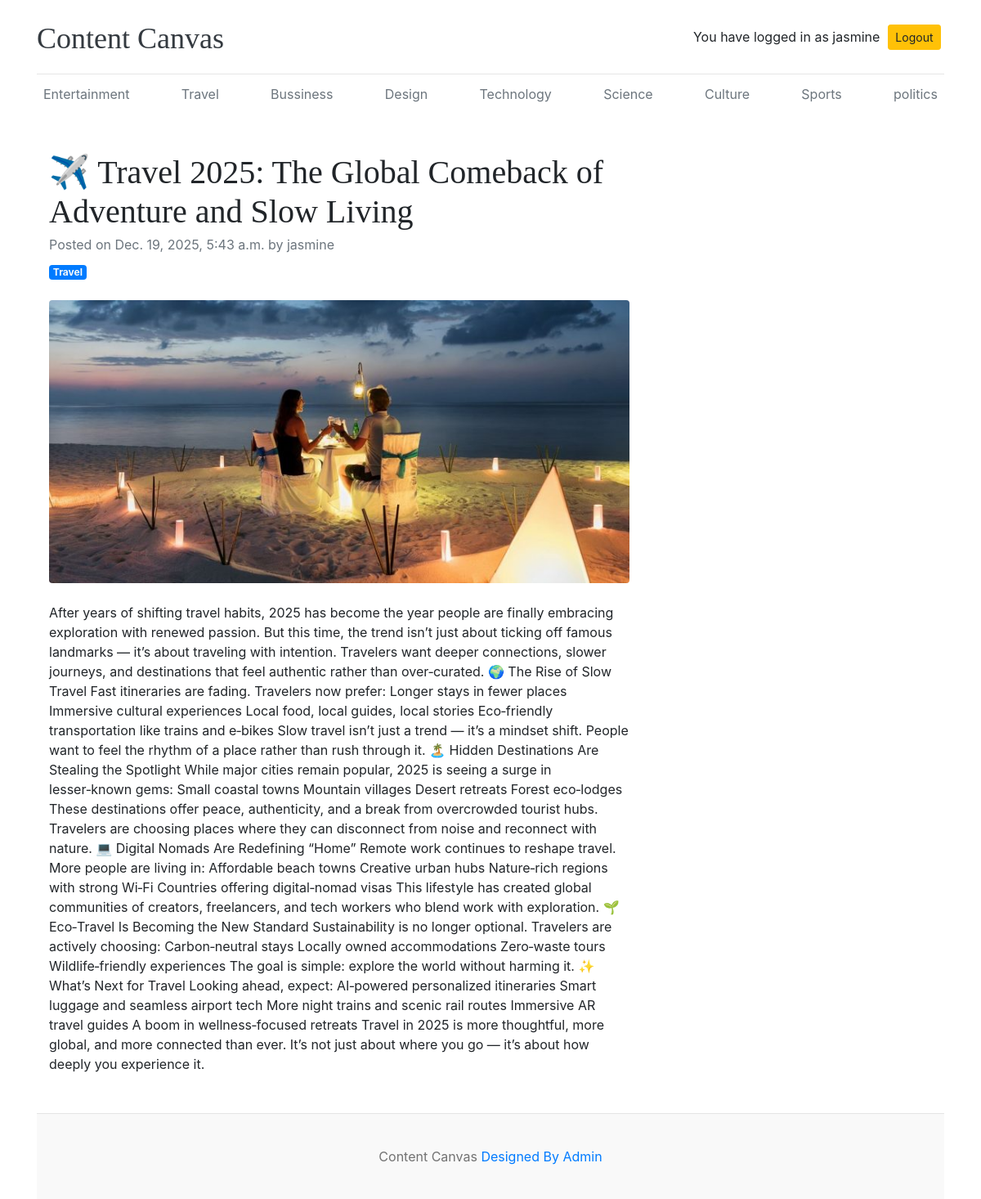
The app's page /articles/travel/ (signed in) with its own data.
### base/models.py (models this page shows)
class category(models.Model):
    category_name=models.CharField(max_length=100)
    created_at=models.DateTimeField(auto_now_add=True)
    updated_at=models.DateTimeField(auto_now=True)
    def __str__(self):
        return self.category_name

class Article(models.Model):
    title=models.CharField(max_length=1000)
    slug=models.SlugField(max_length=1000)
    short_description=models.TextField(max_length=10000)
    detail_description=models.TextField(max_length=10000)
    author=models.ForeignKey(to=User,on_delete=models.CASCADE)
    category=models.ForeignKey(to=category,on_delete=models.CASCADE)
    created_at=models.DateTimeField(auto_now_add=True)
    updated_at=models.DateTimeField(auto_now=True)
    image=models.ImageField(upload_to='contentcanvas/media')
    status=models.CharField(choices=status_choice)
    is_trending=models.BooleanField(default=False)

### base/views.py (the view)
# urls.py: path('articles/<slug>/',views.single_article,name='single_article'),
@login_required(login_url='login')
def single_article(request,slug):
    context={
        'article':Article.objects.get(slug=slug)
    }
    return render(request,'single_article.html',context)

### base/context_processors.py (called while the page is built)
def extract_category(request):
    return {'categories':category.objects.all()}

### templates/single_article.html
{% extends "home.html" %}
{% block content %}
<div class="container mt-5">
            <div class="row">
                <div class="col-lg-8">
                    <article>
                        <header class="mb-4">
                            <h1 class="fw-bolder mb-1">{{article.title}}</h1>
                            <div class="text-muted fst-italic mb-2">Posted on {{article.updated_at}} by {{article.author}}</div>
                            <a class="badge bg-primary text-decoration-none text-light" href="#!">{{article.category}}</a>
                        </header>
                        <figure class="mb-4"><img class="img-fluid rounded"
                                src="{{article.image.url}}" alt="..." /></figure>
                        <section class="mb-5">
                            <p class="fs-5 mb-4">{{article.detail_description}}</p>
                        </section>
                    </article>
                </div>
            </div>
        </div>
{% endblock content %}

### templates/Home.html (shortened to what this page needs)
{% load static %}
<!DOCTYPE html>
<html lang="en">
<head>
    <link href="https://getbootstrap.com/docs/4.0/dist/css/bootstrap.min.css" rel="stylesheet">
    <link href="{% static 'home.css' %}" rel="stylesheet">
  </head>
<body>
    <div class="container">
      <header class="blog-header py-3">
        <div class="row flex-nowrap justify-content-between align-items-center">
          <div class="col-8 pt-1">
            <a class="blog-header-logo text-dark" href="/">Content Canvas</a>
          </div>
          <div class="col-4 d-flex justify-content-end align-items-center">
            {% if user.is_authenticated  %}
            <p style="margin: 10px;">You have logged in as {{user}}</p>
             <a class="btn btn-sm btn-warning" href="{% url "logout" %}">Logout</a> &nbsp;
            {% else %}
            <a class="btn btn-sm btn-warning" href="{% url "login" %}">Login</a> &nbsp;
            <a class="btn btn-sm btn-outline-secondary" href="{% url "register page" %}">Register</a>
            {% endif %}
          </div>
        </div>
      </header>
      <div class="nav-scroller py-1 mb-2">
        <nav class="nav d-flex justify-content-between">
          {% for i in categories %}
           <a class="p-2 text-muted" href="{% url "category" i %}">{{i}}</a>
          {% endfor %}
        </nav>
      </div>
{% block content %}{% endblock content %}
<footer class="blog-footer">
  <p>Content Canvas  <a href="#">Designed By Admin</a></p>
</footer>
</body>
</html>

### static files/home.css (style rules this page uses)
.blog-header { border-bottom: 1px solid #e5e5e5; }
.blog-header-logo { font-family: "Playfair Display", Georgia, "Times New Roman", serif; font-size: 2.25rem; }
h1, h2, h3, h4, h5, h6 { font-family: "Playfair Display", Georgia, "Times New Roman", serif; }
.blog-footer { padding: 2.5rem 0; color: #727272; text-align: center; background-color: #f9f9f9; border-top: .05rem solid #e5e5e5; }
.blog-footer p:last-child { margin-bottom: 0; }

### records on screen
category: category_name "Entertainment"
category: category_name "Travel"
category: category_name "Bussiness"
category: category_name "Design"
category: category_name "Technology"
category: category_name "Science"
category: category_name "Culture"
category: category_name "Sports"
category: category_name "politics"
Article: title "✈️ Travel 2025: The Global Comeback of Adventure and Slow Living", updated_at "Dec. 19, 2025, 5:43 a.m.", author "jasmine", category "Travel", image (picture), detail_description "After years of shifting travel habits, 2025 has become the year people are finally embracing exploration with renewed passion. But this time, the trend isn’t just about ticking off famous landmarks — it’s about traveling with intention. Travelers want deeper connections, slower journeys, and destinations that feel authentic rather than over‑curated. 🌍 The Rise of Slow Travel Fast itineraries are fading. Travelers now prefer: Longer stays in fewer places Immersive cultural experiences Local food, local guides, local stories Eco‑friendly transportation like trains and e‑bikes Slow travel isn’t just a trend — it’s a mindset shift. People want to feel the rhythm of a place rather than rush…"

### other values on screen
{{ user }} "jasmine"
